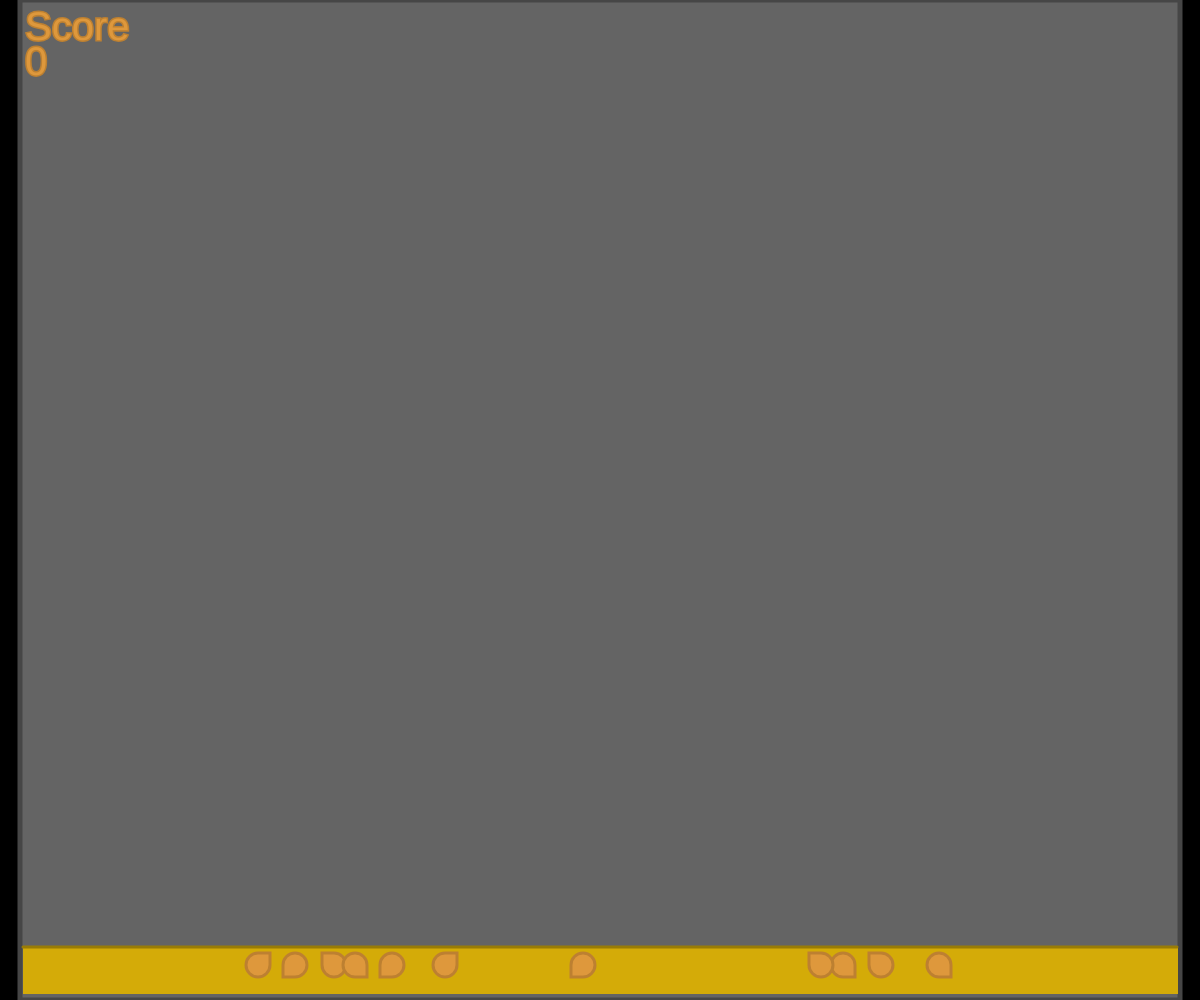
Frame 1 (no input)
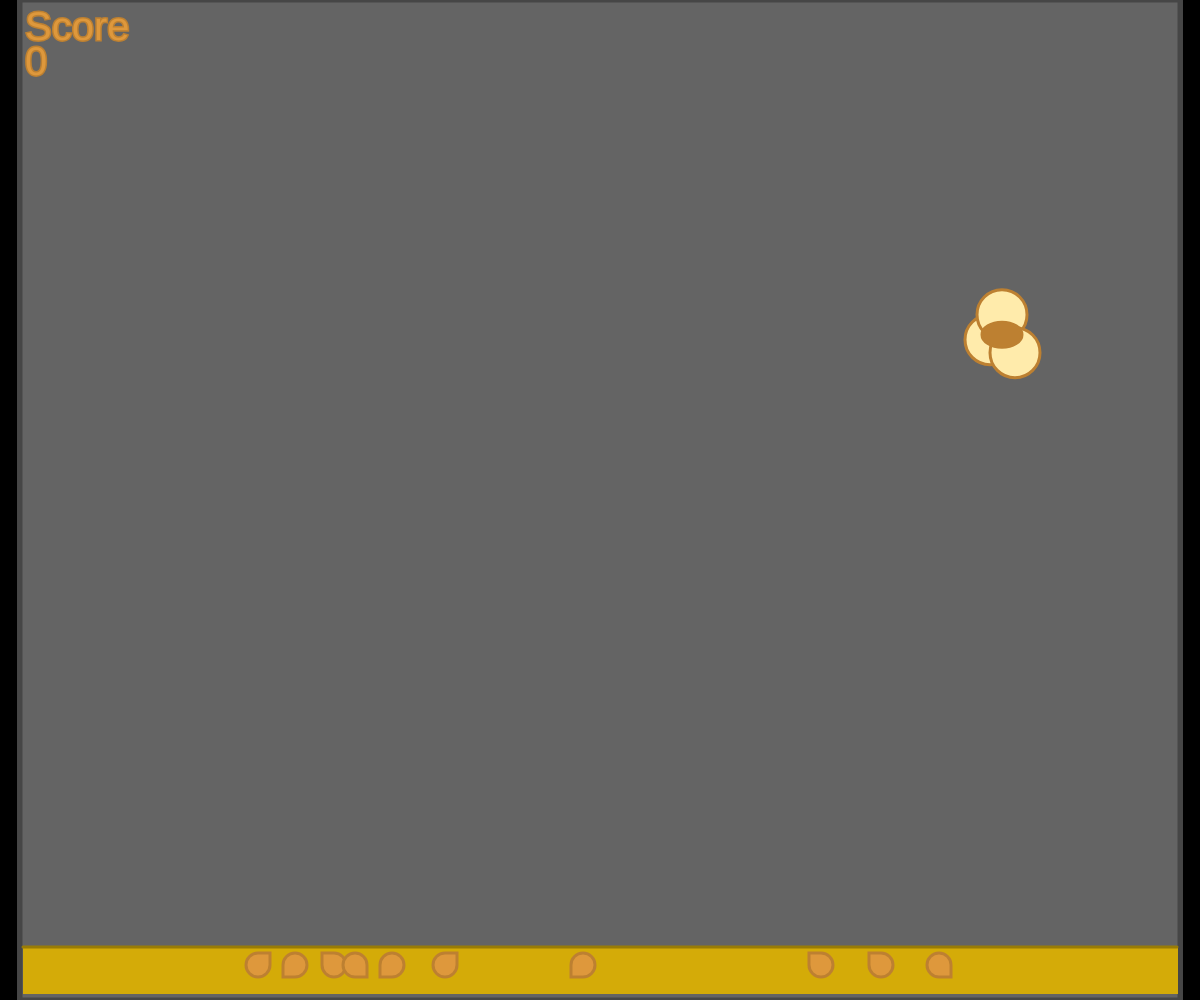
Frame 60 (no input)
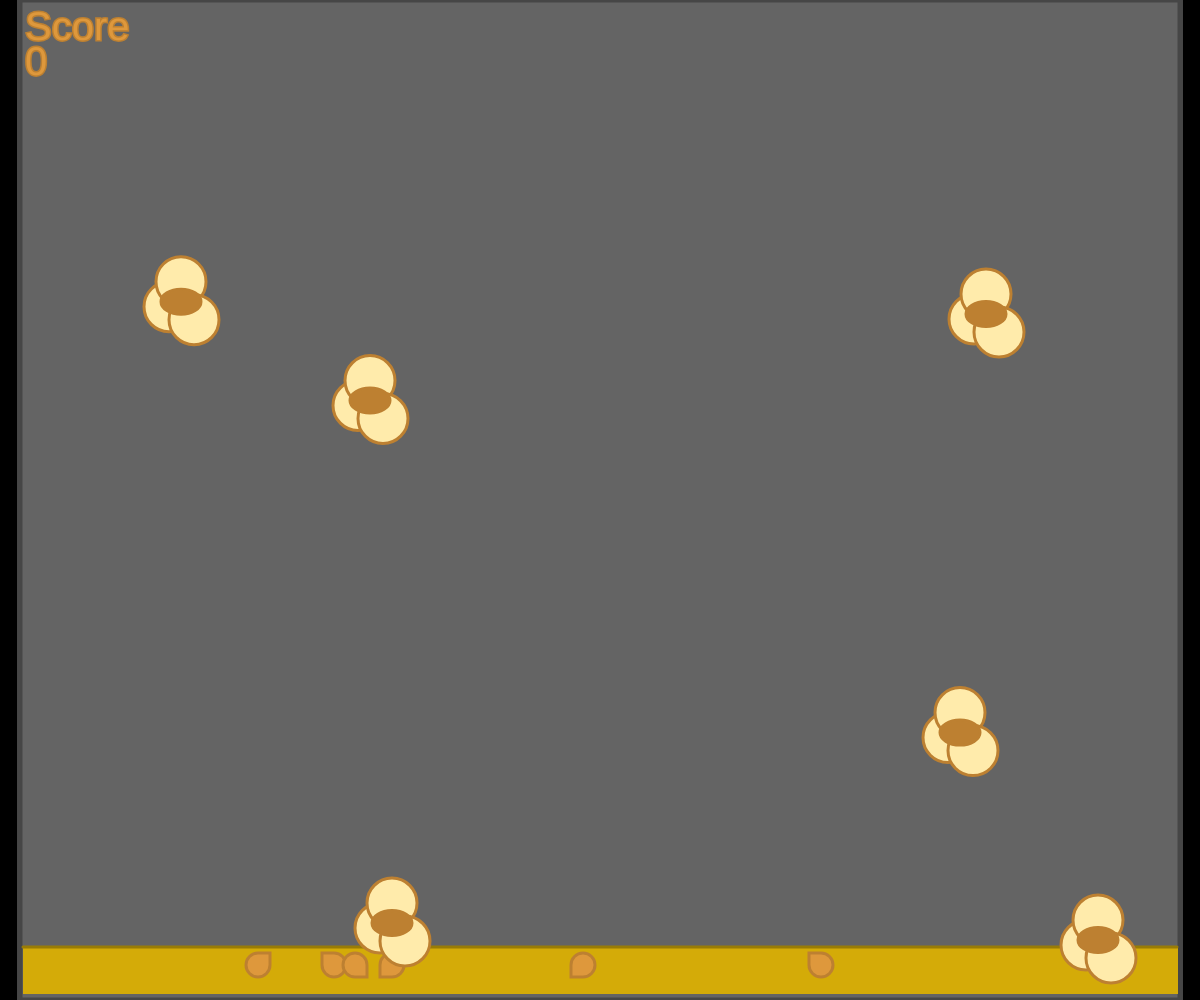
Frame 120 (the mouse pressed at the canvas centre since frame 60)

The p5.js sketch that drew these frames (run headless with seeded random() and noise() and a simulated clock; from frame 60 on, the mouse is pressed at the canvas centre):

// p5.js sketch
// ── sketch.js
let k1X;
let k2X;
let k3X;
let k4X;
let k5X;
let k6X;
let k7X;
let k8X;
let k9X;
let k10X;
let k11X;

let k1Y;
let k2Y;
let k3Y;
let k4Y;
let k5Y;
let k6Y;
let k7Y;
let k8Y;
let k9Y;
let k10Y;
let k11Y;

let gravityOne = 0.7;
let gravityTwo = 0.7;
let gravityThree = 0.7;
let gravityFour = 0.7;
let gravityFive = 0.7;
let gravitySix = 0.7;
let gravitySeven = 0.7;
let gravityEight = 0.7;
let gravityNine = 0.7;
let gravityTen = 0.7;
let gravityEleven = 0.7;

let velXOne = 3;
let velXTwo = -3;
let velXThree = 3;
let velXFour = -3;
let velXFive = 3;
let velXSix = -3;
let velXSeven = 3;
let velXEight = -3;
let velXNine = 3;
let velXTen = -3;
let velXEleven = 3;

let velYOne = -30;
let velYTwo = -30;
let velYThree = -30;
let velYFour = -30;
let velYFive = -30;
let velYSix = -30;
let velYSeven = -30;
let velYEight = -30;
let velYNine = -30;
let velYTen = -30;
let velYEleven = -30;

let popKOne = 20;
let popKTwo = 20;
let popKThree = 20;
let popKFour = 20;
let popKFive = 20;
let popKSix = 20;
let popKSeven = 20;
let popKEight = 20;
let popKNine = 20;
let popKTen = 20;
let popKEleven = 20;

let posYOne;
let posYTwo;
let posYThree;
let posYFour;
let posYFive;
let posYSix;
let posYSeven;
let posYEight;
let posYNine;
let posYTen;
let posYEleven;

let posXOne;
let posXTwo;
let posXThree;
let posXFour;
let posXFive;
let posXSix;
let posXSeven;
let posXEight;
let posXNine;
let posXTen;
let posXEleven;

let score = 0;


function setup() {
	createCanvas(windowWidth, windowHeight);
	background(0);

	//Generates Kernel X position
	k1X = int(random(60, width - 60));
	k2X = int(random(60, width - 60));
	k3X = int(random(60, width - 60));
	k4X = int(random(60, width - 60));
	k5X = int(random(60, width - 60));
	k6X = int(random(60, width - 60));
	k7X = int(random(60, width - 60));
	k8X = int(random(60, width - 60));
	k9X = int(random(60, width - 60));
	k10X = int(random(60, width - 60));
	k11X = int(random(60, width - 60));

	//Kernel Y position
	k1Y = height - 47;
	k2Y = height - 47;
	k3Y = height - 47;
	k4Y = height - 47;
	k5Y = height - 47;
	k6Y = height - 47;
	k7Y = height - 47;
	k8Y = height - 47;
	k9Y = height - 47;
	k10Y = height - 47;
	k11Y = height - 47;

	//Popcorn Y position
	posYOne = height - 47;
	posYTwo = height - 47;
	posYThree = height - 47;
	posYFour = height - 47;
	posYFive = height - 47;
	posYSix = height - 47;
	posYSeven = height - 47;
	posYEight = height - 47;
	posYNine = height - 47;
	posYTen = height - 47;
	posYEleven = height - 47;

	//Popcorn X position
	posXOne = k1X;
	posXTwo = k2X;
	posXThree = k3X;
	posXFour = k4X;
	posXFive = k5X;
	posXSix = k6X;
	posXSeven = k7X;
	posXEight = k8X;
	posXNine = k9X;
	posXTen = k10X;
	posXEleven = k11X;

	//Score text size
	textSize(40);
}


function draw() {
	//Draws environment
	pot();
	oil();

	//Determines random pop frequency
	kernelsPop();

	//Draws kernels and runs pop sequence
	kernelOne();
	kernelTwo();
	kernelThree();
	kernelFour();
	kernelFive();
	kernelSix();
	kernelSeven();
	kernelEight();
	kernelNine();
	kernelTen();
	kernelEleven();

	//Scoreboard
	text('Score', 25, 40);
	text(score, 25, 75);
}


function kernelOne() {
	//Draws kernel
	strokeWeight(3);
	stroke(189, 128, 49);
	fill(222, 152, 60);
  rect(k1X, k1Y, 24, 24, 24, 24, 0, 24);

	//Conditionals for popping
	if (popKOne == k1X) {
		popKernelOne();
	}
	if (mouseIsPressed) {
		if (dist(mouseX, mouseY, k1X + 12, k1Y + 12) <= 12) {
			popKOne = k1X;
			popKernelOne();
			score = score + 1;
		}
	}
}


function kernelTwo() {
	//Draws Kernel
	strokeWeight(3);
	stroke(189, 128, 49);
	fill(222, 152, 60);
	rect(k2X, k2Y, 24, 24, 24, 24, 24, 0);

	//Conditionals for popping
	if (popKTwo == k2X) {
		popKernelTwo();
	}
	if (mouseIsPressed) {
		if (dist(mouseX, mouseY, k2X + 12, k2Y + 12) <= 12) {
			popKTwo = k2X;
			popKernelTwo();
			score = score + 1;
		}
	}
}


function kernelThree() {
	//Draws Kernel
	strokeWeight(3);
	stroke(189, 128, 49);
	fill(222, 152, 60);
	rect(k3X, k3Y, 24, 24, 0, 24, 24, 24);

	//Conditionals for popping
	if (popKThree == k3X) {
		popKernelThree();
	}
	if (mouseIsPressed) {
		if (dist(mouseX, mouseY, k3X + 12, k3Y + 12) <= 12) {
			popKThree = k3X;
			popKernelThree();
			score = score + 1;
		}
	}
}


function kernelFour() {
	//Draws Kernel
	strokeWeight(3);
	stroke(189, 128, 49);
	fill(222, 152, 60);
	rect(k4X, k4Y, 24, 24, 24, 0, 24, 24);

	//Conditionals for popping
	if (popKFour == k4X) {
		popKernelFour();
	}
	if (mouseIsPressed) {
		if (dist(mouseX, mouseY, k4X + 12, k4Y + 12) <= 12) {
			popKFour = k4X;
			popKernelFour();
			score = score + 1;
		}
	}
}


function kernelFive() {
	//Draws Kernel
	strokeWeight(3);
	stroke(189, 128, 49);
	fill(222, 152, 60);
	rect(k5X, k5Y, 24, 24, 24, 24, 0, 24);

	//Conditionals for popping
	if (popKFive == k5X) {
		popKernelFive();
	}
	if (mouseIsPressed) {
		if (dist(mouseX, mouseY, k5X + 12, k5Y + 12) <= 12) {
			popKFive = k5X;
			popKernelFive();
			score = score + 1;
		}
	}
}


function kernelSix() {
	//Draw Kernel
	strokeWeight(3);
	stroke(189, 128, 49);
	fill(222, 152, 60);
	rect(k6X, k6Y, 24, 24, 24, 24, 24, 0);

	//Conditionals for popping
	if (popKSix == k6X) {
		popKernelSix();
	}
	if (mouseIsPressed) {
		if (dist(mouseX, mouseY, k6X + 12, k6Y + 12) <= 12) {
			popKSix = k6X;
			popKernelSix();
			score = score + 1;
		}
	}
}


function kernelSeven() {
	//Draw Kernel
	strokeWeight(3);
	stroke(189, 128, 49);
	fill(222, 152, 60);
	rect(k7X, k7Y, 24, 24, 0, 24, 24, 24);

	//Conditionals for popping
	if (popKSeven == k7X) {
		popKernelSeven();
	}
	if (mouseIsPressed) {
		if (dist(mouseX, mouseY, k7X + 12, k7Y + 12) <= 12) {
			popKSeven = k7X;
			popKernelSeven();
			score = score + 1;
		}
	}
}


function kernelEight() {
	//Draw Kernel
	strokeWeight(3);
	stroke(189, 128, 49);
	fill(222, 152, 60);
	rect(k8X, k8Y, 24, 24, 24, 0, 24, 24);

	//Conditionals for popping
	if (popKEight == k8X) {
		popKernelEight();
	}
	if (mouseIsPressed) {
		if (dist(mouseX, mouseY, k8X + 12, k8Y + 12) <= 12) {
			popKEight = k8X;
			popKernelEight();
			score = score + 1;
		}
	}
}


function kernelNine() {
	//Draw Kernel
	strokeWeight(3);
	stroke(189, 128, 49);
	fill(222, 152, 60);
	rect(k9X, k9Y, 24, 24, 24, 24, 0, 24);

	//Conditionals for popping
	if (popKNine == k9X) {
		popKernelNine();
	}
	if (mouseIsPressed) {
		if (dist(mouseX, mouseY, k9X + 12, k9Y + 12) <= 12) {
			popKNine = k9X;
			popKernelNine();
			score = score + 1;
		}
	}
}


function kernelTen() {
	//Draw Kernel
	strokeWeight(3);
	stroke(189, 128, 49);
	fill(222, 152, 60);
	rect(k10X, k10Y, 24, 24, 24, 24, 24, 0);

	//Conditionals for popping
	if (popKTen == k10X) {
		popKernelTen();
	}
	if (mouseIsPressed) {
		if (dist(mouseX, mouseY, k10X + 12, k10Y + 12) <= 12) {
			popKTen = k10X;
			popKernelTen();
			score = score + 1;
		}
	}
}


function kernelEleven() {
	//Draw Kernel
	strokeWeight(3);
	stroke(189, 128, 49);
	fill(222, 152, 60);
	rect(k11X, k11Y, 24, 24, 0, 24, 24, 24);

	//Conditionals for popping
	if (popKEleven == k11X) {
		popKernelEleven();
	}
	if (mouseIsPressed) {
		if (dist(mouseX, mouseY, k11X + 12, k11Y + 12) <= 12) {
			popKEleven = k11X;
			popKernelEleven();
			score = score + 1;
		}
	}
}


function oil() {
	//Draws oil
	strokeWeight(0);
	fill(212, 171, 8);
	rect(23, height - 53, width - 45, 47);
	strokeWeight(3);
	stroke(153, 124, 6);
	line(23, height - 53, width - 23, height - 53);
}


function pot() {
	//Draws pot
	strokeWeight(5);
	stroke(70);
	fill(100);
	rect(20, 0, width - 40, height);
}


function kernelsPop() {
	//Determines automated pop. Keeps two kernels from popping at exact the same time.
	if (popKOne == k1X || (popKOne <= k1X + 20 && popKOne >= k1X - 20)) {
		popKOne = k1X;
		if (popKTwo == k2X || (popKTwo <= k2X + 20 && popKTwo >= k2X - 20)) {
			popKTwo = k2X;
			if (popKThree == k3X || (popKThree <= k3X + 20 && popKThree >= k3X - 20)) {
				popKThree = k3X;
				if (popKFour == k4X || (popKFour <= k4X + 20 && popKFour >= k4X - 20)) {
					popKFour = k4X;
					if (popKFive == k5X || (popKFive <= k5X + 20 && popKFive >= k5X - 20)) {
						popKFive = k5X;
						if (popKSix == k6X || (popKSix <= k6X + 20 && popKSix >= k6X - 20)) {
							popKSix = k6X;
							if (popKSeven == k7X || (popKSeven <= k7X + 20 && popKSeven >= k7X - 20)) {
								popKSeven = k7X;
								if (popKEight == k8X || (popKEight <= k8X + 20 && popKEight >= k8X - 20)) {
									popKEight = k8X;
									if (popKNine == k9X || (popKNine <= k9X + 20 && popKOne >= k9X - 20)) {
										popKNine = k9X;
										if (popKTen == k10X || (popKTen <= k10X + 20 && popKTen >= k10X - 20)) {
											popKTen = k10X;
											if(popKEleven == k11X || (popKEleven <= k11X + 20 && popKEleven >= k11X - 20)) {
												popKEleven = k11X;
											} else {
												popKEleven = int(random(20, width - 40));
											}
										} else {
											popKTen = int(random(20, width - 40));
										}
									} else {
										popKNine = int(random(20, width - 40));
									}
								} else {
									popKEight = int(random(20, width - 40));
								}
							} else {
								popKSeven = int(random(20, width - 40));
							}
						} else {
							popKSix = int(random(20, width - 40));
						}
					} else {
						popKFive = int(random(20, width - 40));
					}
				} else {
					popKFour = int(random(20, width - 40));
				}
			} else {
				popKThree = int(random(20, width - 40));
			}
		} else {
			popKTwo = int(random(20, width - 40));
		}
	} else {
		popKOne = int(random(20, width - 40));
	}
}


function popKernelOne() {
	//Draws popcorn
	fill(255, 235, 171);
	ellipse(posXOne, posYOne - 25, 50, 50);
	ellipse(posXOne + 12, posYOne - 50, 50, 50);
	ellipse(posXOne + 25, posYOne - 12, 50, 50);
	fill(189, 128, 49);
	ellipse(posXOne + 12, posYOne - 30, 40, 25);

	//Animate popcorn and removes kernel from view
	if (posYOne > height - 46) {
		velXOne = 0;
		posYOne = height - 30;
		velYOne = 0;
		gravityOne = 0;
	}

	k1Y = height * 2;
	velYOne = velYOne + gravityOne;
	posYOne = posYOne + velYOne;
	posXOne = posXOne + velXOne;

	if (posXOne >= width - 71 || posXOne <= 47) {
		velXOne = velXOne * -1;
	}
}


function popKernelTwo() {
	//Draws popcorn
	fill(255, 235, 171);
	ellipse(posXTwo, posYTwo - 25, 50, 50);
	ellipse(posXTwo + 12, posYTwo - 50, 50, 50);
	ellipse(posXTwo + 25, posYTwo - 12, 50, 50);
	fill(189, 128, 49);
	ellipse(posXTwo + 12, posYTwo - 30, 40, 25);

	//Animate popcorn and removes kernel from view
	if (posYTwo > height - 46) {
		velXTwo = 0;
		posYTwo = height - 30;
		velYTwo = 0;
		gravityTwo = 0;
	}

	k2Y = height * 2;
	velYTwo = velYTwo + gravityTwo;
	posYTwo = posYTwo + velYTwo;
	posXTwo = posXTwo + velXTwo;

	if (posXTwo >= width - 71 || posXTwo <= 47) {
		velXTwo = velXTwo * -1;
	}
}


function popKernelThree() {
	//Draw popcorn
	fill(255, 235, 171);
	ellipse(posXThree, posYThree - 25, 50, 50);
	ellipse(posXThree + 12, posYThree - 50, 50, 50);
	ellipse(posXThree + 25, posYThree - 12, 50, 50);
	fill(189, 128, 49);
	ellipse(posXThree + 12, posYThree - 30, 40, 25);

	//Animate popcorn and removes kernel from view
	if (posYThree > height - 46) {
		velXThree = 0;
		posYThree = height - 30;
		velYThree = 0;
		gravityThree = 0;
	}

	k3Y = height * 2;
	velYThree = velYThree + gravityThree;
	posYThree = posYThree + velYThree;
	posXThree = posXThree + velXThree;

	if (posXThree >= width - 71 || posXThree <= 47) {
		velXThree = velXThree * -1;
	}
}


function popKernelFour() {
	//Draw popcorn
	fill(255, 235, 171);
	ellipse(posXFour, posYFour - 25, 50, 50);
	ellipse(posXFour + 12, posYFour - 50, 50, 50);
	ellipse(posXFour + 25, posYFour - 12, 50, 50);
	fill(189, 128, 49);
	ellipse(posXFour + 12, posYFour - 30, 40, 25);

	//Animate popcorn and removes kernel from view
	if (posYFour > height - 46) {
		velXFour = 0;
		posYFour = height - 30;
		velYFour = 0;
		gravityFour = 0;
	}

	k4Y = height * 2;
	velYFour = velYFour + gravityFour;
	posYFour = posYFour + velYFour;
	posXFour = posXFour + velXFour;

	if (posXFour >= width - 71 || posXFour <= 47) {
		velXFour = velXFour * -1;
	}
}


function popKernelFive() {
	//Draw popcorn
	fill(255, 235, 171);
	ellipse(posXFive, posYFive - 25, 50, 50);
	ellipse(posXFive + 12, posYFive - 50, 50, 50);
	ellipse(posXFive + 25, posYFive - 12, 50, 50);
	fill(189, 128, 49);
	ellipse(posXFive + 12, posYFive - 30, 40, 25);

	//Animate popcorn and removes kernel from view
	if (posYFive > height - 46) {
		velXFive = 0;
		posYFive = height - 30;
		velYFive = 0;
		gravityFive = 0;
	}

	k5Y = height * 2;
	velYFive = velYFive + gravityFive;
	posYFive = posYFive + velYFive;
	posXFive = posXFive + velXFive;

	if (posXFive >= width - 71 || posXFive <= 47) {
		velXFive = velXFive * -1;
	}
}


function popKernelSix() {
	//Draw popcorn
	fill(255, 235, 171);
	ellipse(posXSix, posYSix - 25, 50, 50);
	ellipse(posXSix + 12, posYSix - 50, 50, 50);
	ellipse(posXSix + 25, posYSix - 12, 50, 50);
	fill(189, 128, 49);
	ellipse(posXSix + 12, posYSix - 30, 40, 25);

	//Animate popcorn and removes kernel from view
	if (posYSix > height - 46) {
		velXSix = 0;
		posYSix = height - 30;
		velYSix = 0;
		gravitySix = 0;
	}

	k6Y = height * 2;
	velYSix = velYSix + gravitySix;
	posYSix = posYSix + velYSix;
	posXSix = posXSix + velXSix;

	if (posXSix >= width - 71 || posXSix <= 47) {
		velXSix = velXSix * -1;
	}
}


function popKernelSeven() {
	//Draw popcorn
	fill(255, 235, 171);
	ellipse(posXSeven, posYSeven - 25, 50, 50);
	ellipse(posXSeven + 12, posYSeven - 50, 50, 50);
	ellipse(posXSeven + 25, posYSeven - 12, 50, 50);
	fill(189, 128, 49);
	ellipse(posXSeven + 12, posYSeven - 30, 40, 25);

	//Animate popcorn and removes kernel from view
	if (posYSeven > height - 46) {
		velXSeven = 0;
		posYSeven = height - 30;
		velYSeven = 0;
		gravitySeven = 0;
	}

	k7Y = height * 2;
	velYSeven = velYSeven + gravitySeven;
	posYSeven = posYSeven + velYSeven;
	posXSeven = posXSeven + velXSeven;

	if (posXSeven >= width - 71 || posXSeven <= 47) {
		velXSeven = velXSeven * -1;
	}
}


function popKernelEight() {
	//Draw popcorn
	fill(255, 235, 171);
	ellipse(posXEight, posYEight - 25, 50, 50);
	ellipse(posXEight + 12, posYEight - 50, 50, 50);
	ellipse(posXEight + 25, posYEight - 12, 50, 50);
	fill(189, 128, 49);
	ellipse(posXEight + 12, posYEight - 30, 40, 25);

	//Animate popcorn and removes kernel from view
	if (posYEight > height - 46) {
		velXEight = 0;
		posYEight = height - 30;
		velYEight = 0;
		gravityEight = 0;
	}

	k8Y = height * 2;
	velYEight = velYEight + gravityEight;
	posYEight = posYEight + velYEight;
	posXEight = posXEight + velXEight;

	if (posXEight >= width - 71 || posXEight <= 47) {
		velXEight = velXEight * -1;
	}
}


function popKernelNine() {
	//Draw popcorn
	fill(255, 235, 171);
	ellipse(posXNine, posYNine - 25, 50, 50);
	ellipse(posXNine + 12, posYNine - 50, 50, 50);
	ellipse(posXNine + 25, posYNine - 12, 50, 50);
	fill(189, 128, 49);
	ellipse(posXNine + 12, posYNine - 30, 40, 25);

	//Animate popcorn and removes kernel from view
	if (posYNine > height - 46) {
		velXNine = 0;
		posYNine = height - 30;
		velYNine = 0;
		gravityNine = 0;
	}

	k9Y = height * 2;
	velYNine = velYNine + gravityNine;
	posYNine = posYNine + velYNine;
	posXNine = posXNine + velXNine;

	if (posXNine >= width - 71 || posXNine <= 47) {
		velXNine = velXNine * -1;
	}
}


function popKernelTen() {
	//Draw popcorn
	fill(255, 235, 171);
	ellipse(posXTen, posYTen - 25, 50, 50);
	ellipse(posXTen + 12, posYTen - 50, 50, 50);
	ellipse(posXTen + 25, posYTen - 12, 50, 50);
	fill(189, 128, 49);
	ellipse(posXTen + 12, posYTen - 30, 40, 25);

	//Aniamte popcorn and removes kernel from view
	if (posYTen > height - 46) {
		velXTen = 0;
		posYTen = height - 30;
		velYTen = 0;
		gravityTen = 0;
	}

	k10Y = height * 2;
	velYTen = velYTen + gravityTen;
	posYTen = posYTen + velYTen;
	posXTen = posXTen + velXTen;

	if (posXTen >= width - 71 || posXTen <= 47) {
		velXTen = velXTen * -1;
	}
}


function popKernelEleven() {
	//Draw popcorn
	fill(255, 235, 171);
	ellipse(posXEleven, posYEleven - 25, 50, 50);
	ellipse(posXEleven + 12, posYEleven - 50, 50, 50);
	ellipse(posXEleven + 25, posYEleven - 12, 50, 50);
	fill(189, 128, 49);
	ellipse(posXEleven + 12, posYEleven - 30, 40, 25);

	//Animate popcorn and removes kernel from view
	if (posYEleven > height - 46) {
		velXEleven = 0;
		posYEleven = height - 30;
		velYEleven = 0;
		gravityEleven = 0;
	}

	k11Y = height * 2;
	velYEleven = velYEleven + gravityEleven;
	posYEleven = posYEleven + velYEleven;
	posXEleven = posXEleven + velXEleven;

	if (posXEleven >= width - 71 || posXEleven <= 47) {
		velXEleven = velXEleven * -1;
	}
}
